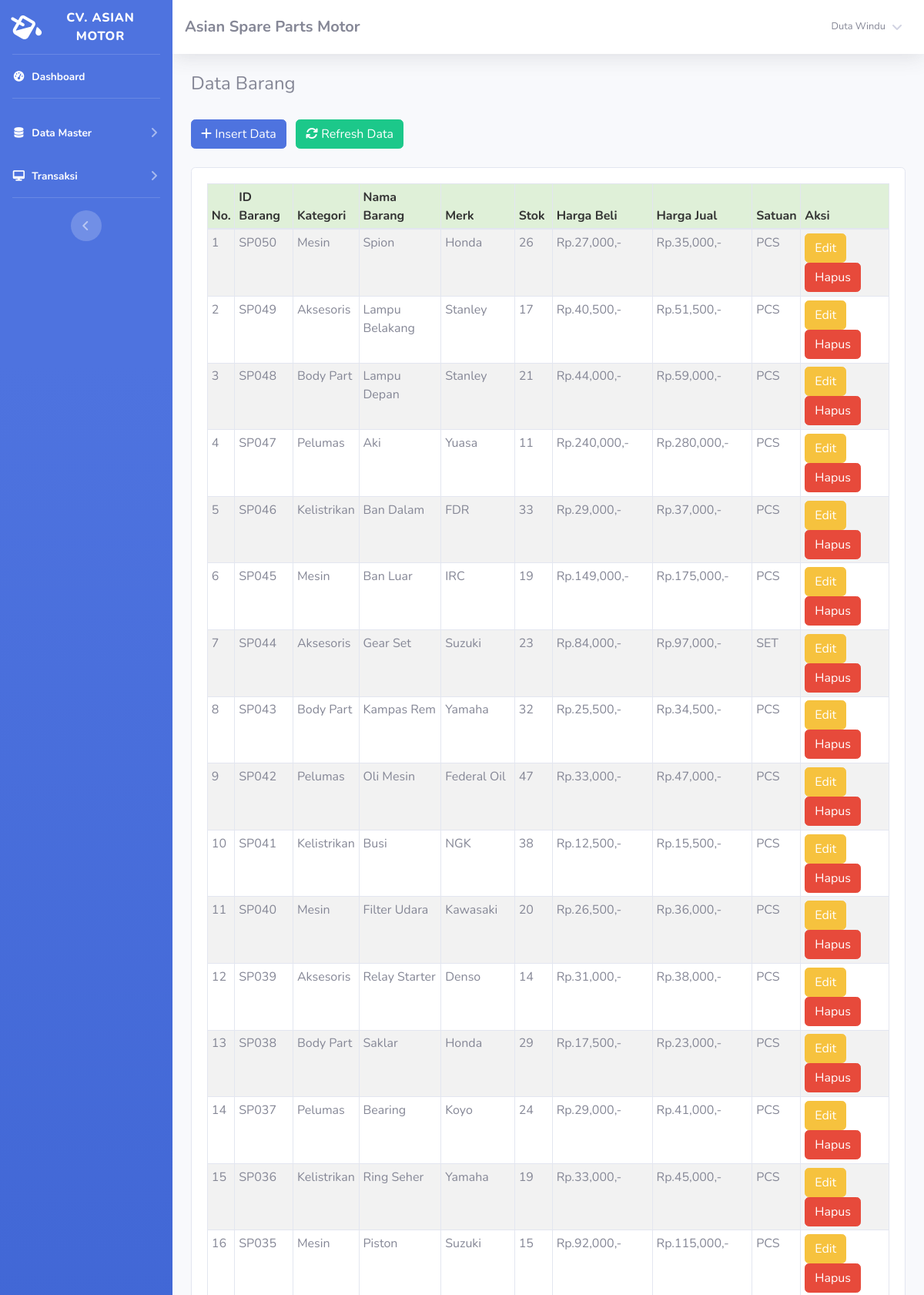
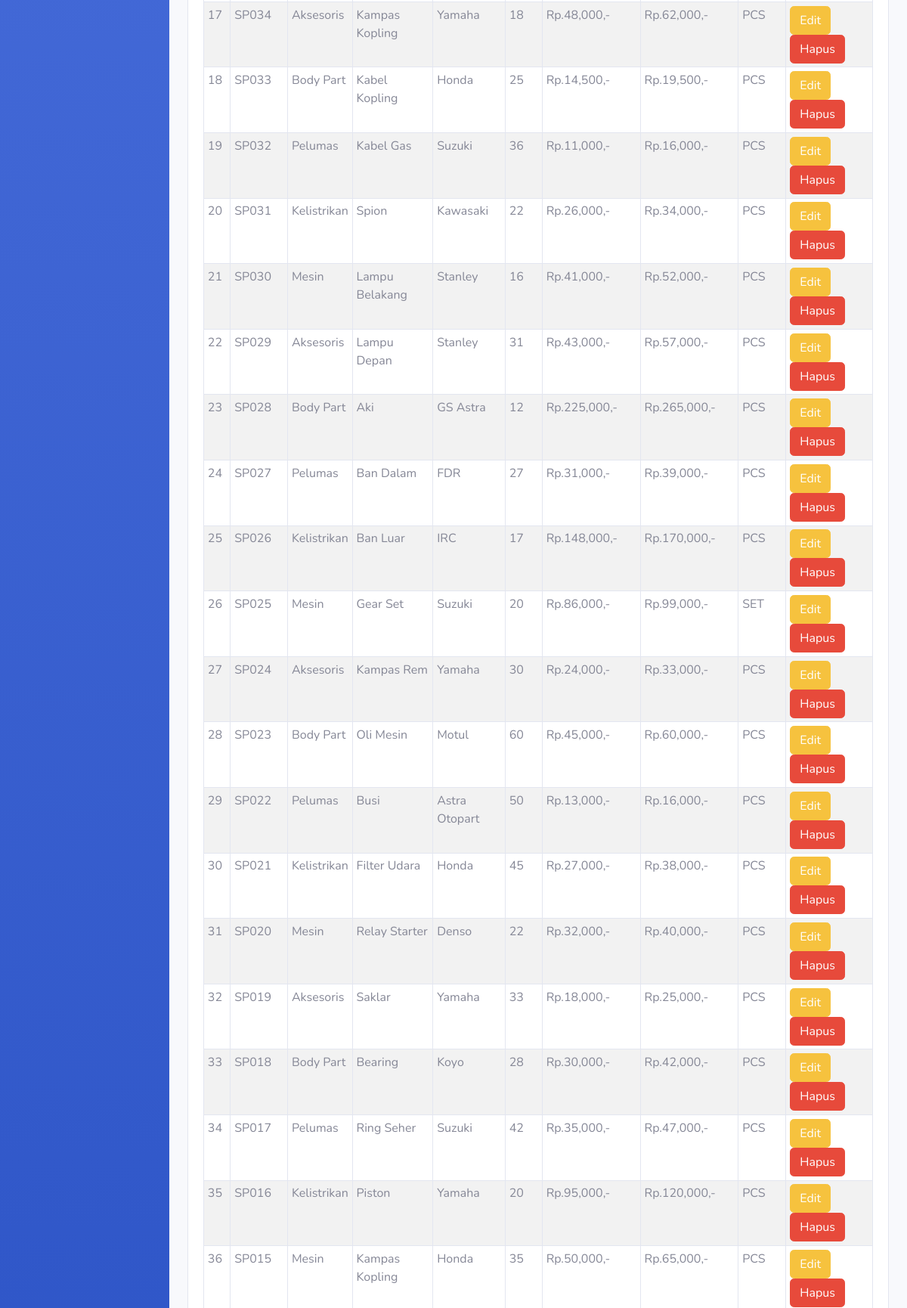
Screenshot of /index.php?page=barang (signed in, upper part) with the database file from the repository (2 pictures, top to bottom).
### tables this page shows
CREATE TABLE `member` (
  `id_member` int(11) NOT NULL,
  `nm_member` varchar(255) NOT NULL,
  `alamat_member` text NOT NULL,
  `telepon` varchar(255) NOT NULL,
  `email` varchar(255) NOT NULL,
  `NIK` text NOT NULL
);

CREATE TABLE `barang` (
  `id` int(11) NOT NULL,
  `id_barang` varchar(255) NOT NULL,
  `id_kategori` int(11) NOT NULL,
  `nama_barang` text NOT NULL,
  `merk` varchar(255) NOT NULL,
  `harga_beli` varchar(255) NOT NULL,
  `harga_jual` varchar(255) NOT NULL,
  `satuan_barang` varchar(255) NOT NULL,
  `stok` text NOT NULL,
  `tgl_input` varchar(255) NOT NULL,
  `tgl_update` varchar(255) DEFAULT NULL
);

CREATE TABLE `kategori` (
  `id_kategori` int(11) NOT NULL,
  `nama_kategori` varchar(255) NOT NULL,
  `tgl_input` varchar(255) NOT NULL
);

### function/view.php (called while the page is built, shortened)
<?php
class view
{
    protected $db;
    public function __construct($db)
    {
        $this->db = $db;
    }
    public function member_edit($id)
    {
        $sql = "select member.*, login.*
                from member inner join login on member.id_member = login.id_member
                where member.id_member= ?";
        $row = $this-> db -> prepare($sql);
        $row -> execute(array($id));
        $hasil = $row -> fetch();
        return $hasil;
    }
    public function barang()
    {
        $sql = "select barang.*, kategori.id_kategori, kategori.nama_kategori
                from barang inner join kategori on barang.id_kategori = kategori.id_kategori
                ORDER BY id DESC";
        $row = $this-> db -> prepare($sql);
        $row -> execute();
        $hasil = $row -> fetchAll();
        return $hasil;
    }
}

### view/barang/index.php (the view, shortened to what this page needs)
   <h4>Data Barang</h4>
   <br />
   <button type="button" class="btn btn-primary btn-md mr-2" data-toggle="modal" data-target="#myModal">
       <i class="fa fa-plus"></i> Insert Data</button>
   <a href="index.php?page=barang" class="btn btn-success btn-md">
       <i class="fa fa-refresh"></i> Refresh Data</a>
   <br />
   <div class="card card-body">
       <div class="table-responsive">
           <table class="table table-bordered table-striped table-sm" id="example1">
               <thead>
                   <tr style="background:#DFF0D8;color:#333;">
                       <th>No.</th>
                       <th>ID Barang</th>
                       <th>Kategori</th>
                       <th>Nama Barang</th>
                       <th>Merk</th>
                       <th>Stok</th>
                       <th>Harga Beli</th>
                       <th>Harga Jual</th>
                       <th>Satuan</th>
                       <th>Aksi</th>
                   </tr>
               </thead>
               <tbody>
                   <?php
	$hasil = $lihat -> barang();
	$no=1;
	foreach($hasil as $isi) {
?>
                   <tr>
                       <td><?php echo $no;?></td>
                       <td><?php echo $isi['id_barang'];?></td>
                       <td><?php echo $isi['nama_kategori'];?></td>
                       <td><?php echo $isi['nama_barang'];?></td>
                       <td><?php echo $isi['merk'];?></td>
                       <td>
                           <?php if($isi['stok'] == '0'){?>
                           <button class="btn btn-danger"> Habis</button>
                           <?php }else{?>
                           <?php echo $isi['stok'];?>
                           <?php }?>
                       </td>
                       <td>Rp.<?php echo number_format($isi['harga_beli']);?>,-</td>
                       <td>Rp.<?php echo number_format($isi['harga_jual']);?>,-</td>
                       <td> <?php echo $isi['satuan_barang'];?></td>
                       <td>
                           <?php if($isi['stok'] <=  '3'){?>
                           <form method="POST" action="function/edit.php?stok=edit">
                               <input type="text" name="restok" class="form-control">
                               <input type="hidden" name="id" value="<?php echo $isi['id_barang'];?>"
                                   class="form-control">
                               <button class="btn btn-primary btn-sm">
                                   Restok
                               </button>
                               <a href="function/delete.php?barang=hapus&id=<?php echo $isi['id_barang'];?>"
                                   onclick="javascript:return confirm('Hapus Data barang ?');">
                                   <button class="btn btn-danger btn-sm">Hapus</button></a>
                           </form>
                           <?php }else{?>
                           <a href="index.php?page=barang/edit&barang=<?php echo $isi['id_barang'];?>"><button
                                   class="btn btn-warning btn-xs">Edit</button></a>
                           <a href="function/delete.php?barang=hapus&id=<?php echo $isi['id_barang'];?>"
                               onclick="javascript:return confirm('Hapus Data barang ?');"><button
                                   class="btn btn-danger btn-xs">Hapus</button></a>
                           <?php }?>
                   </tr>
                   <?php
		$no++;
	}
?>
               </tbody>
           </table>
       </div>
   </div>

### view/sidebar.php (shortened to what this page needs)
<?php
    $id = $_SESSION['admin']['id_member'];
    $hasil_profil = $lihat -> member_edit($id);
?>
<ul class="navbar-nav bg-gradient-primary sidebar sidebar-dark accordion" id="accordionSidebar">
    <a class="sidebar-brand d-flex align-items-center justify-content-center" href="index.php">
        <div class="sidebar-brand-icon rotate-n-15">
            <i class="fas fa-fill-drip"></i>
        </div>
        <div class="sidebar-brand-text mx-3">CV. Asian Motor<sup></sup></div>
    </a>
    <hr class="sidebar-divider my-0">
    <li class="nav-item active">
        <a class="nav-link" href="index.php">
            <i class="fas fa-fw fa-tachometer-alt"></i>
            <span>Dashboard</span></a>
    </li>
    <hr class="sidebar-divider">
    <li class="nav-item active">
        <a class="nav-link collapsed" href="#" data-toggle="collapse" data-target="#collapseTwo" aria-expanded="true"
            aria-controls="collapseTwo">
            <i class="fas fa-fw fa-database"></i>
            <span>Data Master</span>
        </a>
    </li>
     <li class="nav-item active">
        <a class="nav-link collapsed" href="#" data-toggle="collapse" data-target="#collapse3" aria-expanded="true"
            aria-controls="collapse3">
            <i class="fas fa-fw fa-desktop"></i>
            <span>Transaksi</span>
        </a>
    </li>
    <hr class="sidebar-divider d-none d-md-block">
    <div class="text-center d-none d-md-inline">
        <button class="rounded-circle border-0" id="sidebarToggle"></button>
    </div>
</ul>
<div id="content-wrapper" class="d-flex flex-column">
    <div id="content">
        <nav class="navbar navbar-expand navbar-light bg-white topbar mb-4 static-top shadow">
            <h5 class="d-lg-block d-none mt-2"><b>Asian Spare Parts Motor</b></h5>
            <ul class="navbar-nav ml-auto">
                <li class="nav-item dropdown no-arrow">
                    <a class="nav-link dropdown-toggle" href="#" id="userDropdown" role="button" data-toggle="dropdown"
                        aria-haspopup="true" aria-expanded="false">
                        <span
                            class="mr-2 d-none d-lg-inline text-gray-600 small ml-2"><?php echo $hasil_profil['nm_member'];?></span>
                        <i class="fas fa-angle-down"></i>
                    </a>
                </li>
            </ul>
        </nav>
        <div class="container-fluid">

### rows the page displays
barang: id_barang "SP050", id_kategori.nama_kategori "Mesin", nama_barang "Spion", merk "Honda", stok "26", harga_beli "27,000", harga_jual "35,000", satuan_barang "PCS"
barang: id_barang "SP049", id_kategori.nama_kategori "Aksesoris", nama_barang "Lampu Belakang", merk "Stanley", stok "17", harga_beli "40,500", harga_jual "51,500", satuan_barang "PCS"
barang: id_barang "SP048", id_kategori.nama_kategori "Body Part", nama_barang "Lampu Depan", merk "Stanley", stok "21", harga_beli "44,000", harga_jual "59,000", satuan_barang "PCS"
barang: id_barang "SP047", id_kategori.nama_kategori "Pelumas", nama_barang "Aki", merk "Yuasa", stok "11", harga_beli "240,000", harga_jual "280,000", satuan_barang "PCS"
barang: id_barang "SP046", id_kategori.nama_kategori "Kelistrikan", nama_barang "Ban Dalam", merk "FDR", stok "33", harga_beli "29,000", harga_jual "37,000", satuan_barang "PCS"
barang: id_barang "SP045", id_kategori.nama_kategori "Mesin", nama_barang "Ban Luar", merk "IRC", stok "19", harga_beli "149,000", harga_jual "175,000", satuan_barang "PCS"
barang: id_barang "SP044", id_kategori.nama_kategori "Aksesoris", nama_barang "Gear Set", merk "Suzuki", stok "23", harga_beli "84,000", harga_jual "97,000", satuan_barang "SET"
barang: id_barang "SP043", id_kategori.nama_kategori "Body Part", nama_barang "Kampas Rem", merk "Yamaha", stok "32", harga_beli "25,500", harga_jual "34,500", satuan_barang "PCS"
barang: id_barang "SP042", id_kategori.nama_kategori "Pelumas", nama_barang "Oli Mesin", merk "Federal Oil", stok "47", harga_beli "33,000", harga_jual "47,000", satuan_barang "PCS"
barang: id_barang "SP041", id_kategori.nama_kategori "Kelistrikan", nama_barang "Busi", merk "NGK", stok "38", harga_beli "12,500", harga_jual "15,500", satuan_barang "PCS"
barang: id_barang "SP040", id_kategori.nama_kategori "Mesin", nama_barang "Filter Udara", merk "Kawasaki", stok "20", harga_beli "26,500", harga_jual "36,000", satuan_barang "PCS"
barang: id_barang "SP039", id_kategori.nama_kategori "Aksesoris", nama_barang "Relay Starter", merk "Denso", stok "14", harga_beli "31,000", harga_jual "38,000", satuan_barang "PCS"
barang: id_barang "SP038", id_kategori.nama_kategori "Body Part", nama_barang "Saklar", merk "Honda", stok "29", harga_beli "17,500", harga_jual "23,000", satuan_barang "PCS"
barang: id_barang "SP037", id_kategori.nama_kategori "Pelumas", nama_barang "Bearing", merk "Koyo", stok "24", harga_beli "29,000", harga_jual "41,000", satuan_barang "PCS"
barang: id_barang "SP036", id_kategori.nama_kategori "Kelistrikan", nama_barang "Ring Seher", merk "Yamaha", stok "19", harga_beli "33,000", harga_jual "45,000", satuan_barang "PCS"
barang: id_barang "SP035", id_kategori.nama_kategori "Mesin", nama_barang "Piston", merk "Suzuki", stok "15", harga_beli "92,000", harga_jual "115,000", satuan_barang "PCS"
barang: id_barang "SP034", id_kategori.nama_kategori "Aksesoris", nama_barang "Kampas Kopling", merk "Yamaha", stok "18", harga_beli "48,000", harga_jual "62,000", satuan_barang "PCS"
barang: id_barang "SP033", id_kategori.nama_kategori "Body Part", nama_barang "Kabel Kopling", merk "Honda", stok "25", harga_beli "14,500", harga_jual "19,500", satuan_barang "PCS"
barang: id_barang "SP032", id_kategori.nama_kategori "Pelumas", nama_barang "Kabel Gas", merk "Suzuki", stok "36", harga_beli "11,000", harga_jual "16,000", satuan_barang "PCS"
barang: id_barang "SP031", id_kategori.nama_kategori "Kelistrikan", nama_barang "Spion", merk "Kawasaki", stok "22", harga_beli "26,000", harga_jual "34,000", satuan_barang "PCS"
barang: id_barang "SP030", id_kategori.nama_kategori "Mesin", nama_barang "Lampu Belakang", merk "Stanley", stok "16", harga_beli "41,000", harga_jual "52,000", satuan_barang "PCS"
barang: id_barang "SP029", id_kategori.nama_kategori "Aksesoris", nama_barang "Lampu Depan", merk "Stanley", stok "31", harga_beli "43,000", harga_jual "57,000", satuan_barang "PCS"
barang: id_barang "SP028", id_kategori.nama_kategori "Body Part", nama_barang "Aki", merk "GS Astra", stok "12", harga_beli "225,000", harga_jual "265,000", satuan_barang "PCS"
barang: id_barang "SP027", id_kategori.nama_kategori "Pelumas", nama_barang "Ban Dalam", merk "FDR", stok "27", harga_beli "31,000", harga_jual "39,000", satuan_barang "PCS"
barang: id_barang "SP026", id_kategori.nama_kategori "Kelistrikan", nama_barang "Ban Luar", merk "IRC", stok "17", harga_beli "148,000", harga_jual "170,000", satuan_barang "PCS"
barang: id_barang "SP025", id_kategori.nama_kategori "Mesin", nama_barang "Gear Set", merk "Suzuki", stok "20", harga_beli "86,000", harga_jual "99,000", satuan_barang "SET"
barang: id_barang "SP024", id_kategori.nama_kategori "Aksesoris", nama_barang "Kampas Rem", merk "Yamaha", stok "30", harga_beli "24,000", harga_jual "33,000", satuan_barang "PCS"
barang: id_barang "SP023", id_kategori.nama_kategori "Body Part", nama_barang "Oli Mesin", merk "Motul", stok "60", harga_beli "45,000", harga_jual "60,000", satuan_barang "PCS"
barang: id_barang "SP022", id_kategori.nama_kategori "Pelumas", nama_barang "Busi", merk "Astra Otopart", stok "50", harga_beli "13,000", harga_jual "16,000", satuan_barang "PCS"
barang: id_barang "SP021", id_kategori.nama_kategori "Kelistrikan", nama_barang "Filter Udara", merk "Honda", stok "45", harga_beli "27,000", harga_jual "38,000", satuan_barang "PCS"
barang: id_barang "SP020", id_kategori.nama_kategori "Mesin", nama_barang "Relay Starter", merk "Denso", stok "22", harga_beli "32,000", harga_jual "40,000", satuan_barang "PCS"
barang: id_barang "SP019", id_kategori.nama_kategori "Aksesoris", nama_barang "Saklar", merk "Yamaha", stok "33", harga_beli "18,000", harga_jual "25,000", satuan_barang "PCS"
barang: id_barang "SP018", id_kategori.nama_kategori "Body Part", nama_barang "Bearing", merk "Koyo", stok "28", harga_beli "30,000", harga_jual "42,000", satuan_barang "PCS"
barang: id_barang "SP017", id_kategori.nama_kategori "Pelumas", nama_barang "Ring Seher", merk "Suzuki", stok "42", harga_beli "35,000", harga_jual "47,000", satuan_barang "PCS"
barang: id_barang "SP016", id_kategori.nama_kategori "Kelistrikan", nama_barang "Piston", merk "Yamaha", stok "20", harga_beli "95,000", harga_jual "120,000", satuan_barang "PCS"
barang: id_barang "SP015", id_kategori.nama_kategori "Mesin", nama_barang "Kampas Kopling", merk "Honda", stok "35", harga_beli "50,000", harga_jual "65,000", satuan_barang "PCS"

### other values shown
$hasil_profil['nm_member'] "Duta Windu"
